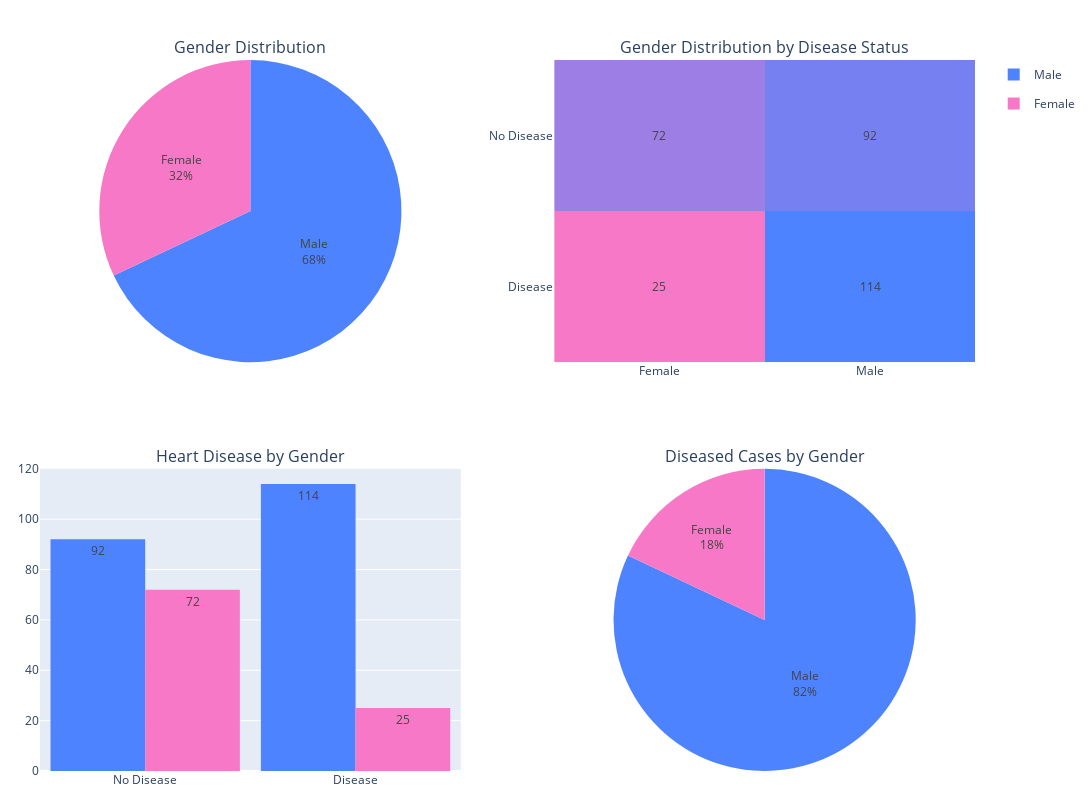

The notebook cell this image was saved under:
### Markdown cell above
### <span style='color:#b3b3b3'>**Gender**</span>

### Code cell
colors = ["#4d83ff", "#f778c6"]
sex_labels = df['sex_label'].unique().tolist()
bar_color_map = {sex_labels[0]: colors[0], sex_labels[1]: colors[1]} 
sex_disease = pd.crosstab(df['disease_status'], df['sex_label'])
disease_counts = df[df['target_binary'] == 1]['sex_label'].value_counts().reset_index()

fig = make_subplots(rows=2, cols=2, 
                    subplot_titles=("Gender Distribution", "Gender Distribution by Disease Status",
                                    "Heart Disease by Gender", "Diseased Cases by Gender"),
                    specs=[[{"type": "pie"}, {}], [{}, {"type": "pie"}]],
                    vertical_spacing=0.15, horizontal_spacing=0.1)

# 1. Gender Pie
fig.add_trace(px.pie(df, names='sex_label')
              .update_traces(textinfo='label+percent', marker=dict(colors=colors), showlegend=False).data[0], row=1, col=1)

# 2. Heatmap
fig.add_trace(px.imshow(sex_disease, text_auto=True)
              .update_traces(coloraxis=None, colorscale=colors[::-1], showscale=False, showlegend=False).data[0], row=1, col=2)

# 3. Bar Chart
for t in px.histogram(df, x="disease_status", color="sex_label", barmode="group", text_auto=True,
                      color_discrete_map=bar_color_map).data:
    t.name = t.legendgroup
    fig.add_trace(t, row=2, col=1)

# 4. Diseased Pie
fig.add_trace(px.pie(disease_counts, names='sex_label', values='count')
              .update_traces(textinfo='label+percent', marker=dict(colors=colors), showlegend=False).data[0], row=2, col=2)

fig.update_layout(height=800, width=1200, bargap=0.1, margin=dict(l=40, r=20, t=60, b=20))
fig.show()

### Figure 1 — Plotly figure (JSON) as saved in the notebook; plotly's stock layout.template omitted (floating-point values rounded to 4 significant figures; data arrays with more than 128 entries replaced by an {"elided": "..."} marker saying what was removed)
{"data": [{"domain": {"x": [0, 0.45], "y": [0.575, 1]}, "hovertemplate": "sex_label=%{label}<extra></extra>", "labels": {"elided": "303 str values"}, "legendgroup": "", "marker": {"colors": ["#4d83ff", "#f778c6"]}, "name": "", "showlegend": false, "textinfo": "label+percent", "type": "pie"}, {"colorscale": [[0, "#f778c6"], [1, "#4d83ff"]], "hovertemplate": "sex_label: %{x}<br>disease_status: %{y}<br>color: %{z}<extra></extra>", "name": "0", "showlegend": false, "showscale": false, "texttemplate": "%{z}", "type": "heatmap", "x": ["Female", "Male"], "xaxis": "x", "y": ["Disease", "No Disease"], "yaxis": "y", "z": [[25, 114], [72, 92]]}, {"alignmentgroup": "True", "bingroup": "x", "hovertemplate": "sex_label=Male<br>disease_status=%{x}<br>count=%{y}<extra></extra>", "legendgroup": "Male", "marker": {"color": "#4d83ff", "pattern": {"shape": ""}}, "name": "Male", "offsetgroup": "Male", "orientation": "v", "showlegend": true, "texttemplate": "%{value}", "type": "histogram", "x": {"elided": "206 str values"}, "xaxis": "x2", "yaxis": "y2"}, {"alignmentgroup": "True", "bingroup": "x", "hovertemplate": "sex_label=Female<br>disease_status=%{x}<br>count=%{y}<extra></extra>", "legendgroup": "Female", "marker": {"color": "#f778c6", "pattern": {"shape": ""}}, "name": "Female", "offsetgroup": "Female", "orientation": "v", "showlegend": true, "texttemplate": "%{value}", "type": "histogram", "x": ["No Disease", "Disease", "No Disease", "No Disease", "No Disease", "No Disease", "No Disease", "No Disease", "No Disease", "No Disease", "Disease", "No Disease", "Disease", "No Disease", "No Disease", "Disease", "No Disease", "No Disease", "No Disease", "No Disease", "No Disease", "No Disease", "No Disease", "No Disease", "No Disease", "Disease", "No Disease", "No Disease", "Disease", "No Disease", "No Disease", "Disease", "Disease", "Disease", "No Disease", "Disease", "No Disease", "Disease", "No Disease", "No Disease", "No Disease", "No Disease", "No Disease", "No Disease", "No Disease", "No Disease", "No Disease", "No Disease", "Disease", "No Disease", "Disease", "Disease", "No Disease", "Disease", "No Disease", "No Disease", "No Disease", "No Disease", "No Disease", "No Disease", "Disease", "No Disease", "Disease", "No Disease", "No Disease", "No Disease", "No Disease", "No Disease", "No Disease", "Disease", "No Disease", "No Disease", "No Disease", "Disease", "No Disease", "No Disease", "No Disease", "No Disease", "No Disease", "No Disease", "No Disease", "No Disease", "No Disease", "No Disease", "No Disease", "Disease", "No Disease", "No Disease", "No Disease", "No Disease", "No Disease", "Disease", "Disease", "No Disease", "Disease", "Disease", "Disease"], "xaxis": "x2", "yaxis": "y2"}, {"domain": {"x": [0.55, 1], "y": [0, 0.425]}, "hovertemplate": "sex_label=%{label}<br>count=%{value}<extra></extra>", "labels": ["Male", "Female"], "legendgroup": "", "marker": {"colors": ["#4d83ff", "#f778c6"]}, "name": "", "showlegend": false, "textinfo": "label+percent", "type": "pie", "values": [114, 25]}], "layout": {"annotations": [{"font": {"size": 16}, "showarrow": false, "text": "Gender Distribution", "x": 0.225, "xanchor": "center", "xref": "paper", "y": 1, "yanchor": "bottom", "yref": "paper"}, {"font": {"size": 16}, "showarrow": false, "text": "Gender Distribution by Disease Status", "x": 0.775, "xanchor": "center", "xref": "paper", "y": 1, "yanchor": "bottom", "yref": "paper"}, {"font": {"size": 16}, "showarrow": false, "text": "Heart Disease by Gender", "x": 0.225, "xanchor": "center", "xref": "paper", "y": 0.425, "yanchor": "bottom", "yref": "paper"}, {"font": {"size": 16}, "showarrow": false, "text": "Diseased Cases by Gender", "x": 0.775, "xanchor": "center", "xref": "paper", "y": 0.425, "yanchor": "bottom", "yref": "paper"}], "bargap": 0.1, "height": 800, "margin": {"b": 20, "l": 40, "r": 20, "t": 60}, "width": 1200, "xaxis": {"anchor": "y", "domain": [0.55, 1]}, "xaxis2": {"anchor": "y2", "domain": [0, 0.45]}, "yaxis": {"anchor": "x", "domain": [0.575, 1]}, "yaxis2": {"anchor": "x2", "domain": [0, 0.425]}}}
